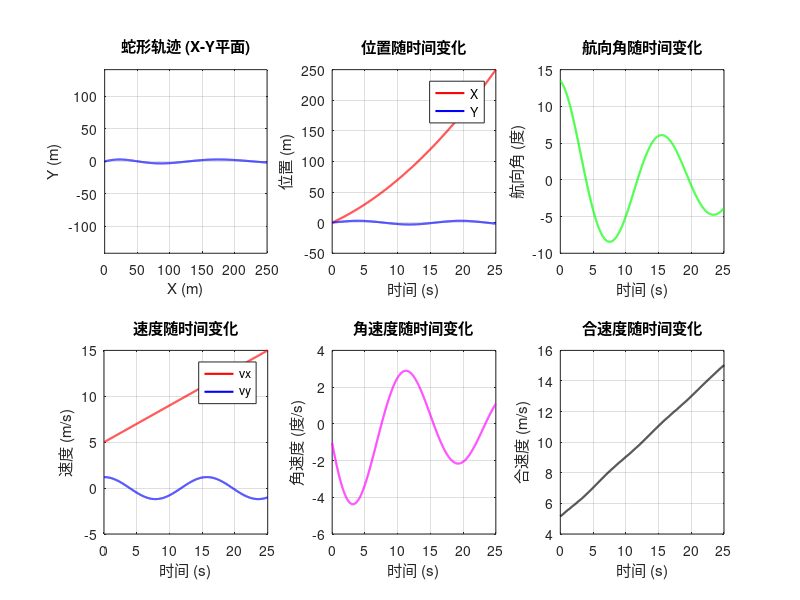

This figure's MATLAB source: (Note: this script raises an error after producing the figure.)
% 生成蛇形参考轨迹
% 包含position和velocity字段
% position: x, y, yaw
% velocity: vx, vy, wz
% 总时长25s，采样间隔0.01s，初速度vx=5m/s

clear; clc; close all;

% 参数设置
T_total = 25;           % 总时长（秒）
dt = 0.01;              % 采样间隔（秒）
t = 0:dt:T_total;       % 时间向量
N = length(t);          % 采样点数

% 初始速度
vx0 = 5;                % 初始x方向速度（m/s）
vx_final = 15;          % 最终x方向速度（m/s）

% 蛇形轨迹参数
A = 3;                  % y方向振幅（米）
omega = 0.4;            % 蛇形频率（rad/s）
acceleration = (vx_final - vx0) / T_total;  % x方向加速度（m/s^2）

% 初始化数组
position = struct('x', zeros(N, 1), 'y', zeros(N, 1), 'yaw', zeros(N, 1));
velocity = struct('vx', zeros(N, 1), 'vy', zeros(N, 1), 'wz', zeros(N, 1));

% 生成轨迹
for i = 1:N
    % x方向：加速运动
    % x(t) = vx0*t + 0.5*a*t^2
    position.x(i) = vx0 * t(i) + 0.5 * acceleration * t(i)^2;
    
    % y方向：蛇形（正弦波）
    % y(t) = A * sin(omega * t)
    position.y(i) = A * sin(omega * t(i));
    
    % x方向速度：线性加速
    velocity.vx(i) = vx0 + acceleration * t(i);
    
    % y方向速度：对y求导
    % vy = dy/dt = A * omega * cos(omega * t)
    velocity.vy(i) = A * omega * cos(omega * t(i));
    
    % 航向角yaw：根据速度方向计算
    % yaw = atan2(vy, vx)
    position.yaw(i) = atan2(velocity.vy(i), velocity.vx(i));
    
    % 角速度wz：对yaw求导
    if i > 1
        % 使用数值微分计算角速度
        dyaw = position.yaw(i) - position.yaw(i-1);
        % 处理角度跳变（-pi到pi）
        if dyaw > pi
            dyaw = dyaw - 2*pi;
        elseif dyaw < -pi
            dyaw = dyaw + 2*pi;
        end
        velocity.wz(i) = dyaw / dt;
    else
        velocity.wz(i) = 0;
    end
end

% 更精确的wz计算（使用解析方法）
% wz = d(yaw)/dt = d(atan2(vy, vx))/dt
% 使用导数公式：d(atan2(y,x))/dt = (x*dy/dt - y*dx/dt) / (x^2 + y^2)
for i = 1:N
    vx = velocity.vx(i);
    vy = velocity.vy(i);
    % vy对t的导数：d(vy)/dt = -A*omega^2*sin(omega*t)
    dvy_dt = -A * omega^2 * sin(omega * t(i));
    % vx对t的导数：d(vx)/dt = acceleration
    dvx_dt = acceleration;
    
    % 计算wz
    if abs(vx) > 1e-6 || abs(vy) > 1e-6
        velocity.wz(i) = (vx * dvy_dt - vy * dvx_dt) / (vx^2 + vy^2);
    else
        velocity.wz(i) = 0;
    end
end

% 创建参考轨迹结构体
ref_trajectory = struct();
ref_trajectory.time = t';
ref_trajectory.position = position;
ref_trajectory.velocity = velocity;

% 保存为MAT文件
save('snake_trajectory_ref.mat', 'ref_trajectory');

% 显示轨迹信息
fprintf('参考轨迹生成完成！\n');
fprintf('总时长: %.2f 秒\n', T_total);
fprintf('采样点数: %d\n', N);
fprintf('采样频率: %.0f Hz\n', 1/dt);
fprintf('初始速度 vx: %.2f m/s\n', vx0);
fprintf('最终速度 vx: %.2f m/s\n', velocity.vx(end));
fprintf('加速度: %.2f m/s^2\n', acceleration);
fprintf('轨迹已保存到: snake_trajectory_ref.mat\n\n');

% 绘制轨迹图
figure('Position', [100, 100, 1200, 800]);

% 子图1：x-y平面轨迹
subplot(2, 3, 1);
plot(position.x, position.y, 'b-', 'LineWidth', 1.5);
xlabel('X (m)');
ylabel('Y (m)');
title('蛇形轨迹 (X-Y平面)');
grid on;
axis equal;

% 子图2：位置随时间变化
subplot(2, 3, 2);
plot(t, position.x, 'r-', 'LineWidth', 1.5); hold on;
plot(t, position.y, 'b-', 'LineWidth', 1.5);
xlabel('时间 (s)');
ylabel('位置 (m)');
title('位置随时间变化');
legend('X', 'Y', 'Location', 'best');
grid on;

% 子图3：航向角随时间变化
subplot(2, 3, 3);
plot(t, position.yaw * 180/pi, 'g-', 'LineWidth', 1.5);
xlabel('时间 (s)');
ylabel('航向角 (度)');
title('航向角随时间变化');
grid on;

% 子图4：速度随时间变化
subplot(2, 3, 4);
plot(t, velocity.vx, 'r-', 'LineWidth', 1.5); hold on;
plot(t, velocity.vy, 'b-', 'LineWidth', 1.5);
xlabel('时间 (s)');
ylabel('速度 (m/s)');
title('速度随时间变化');
legend('vx', 'vy', 'Location', 'best');
grid on;

% 子图5：角速度随时间变化
subplot(2, 3, 5);
plot(t, velocity.wz * 180/pi, 'm-', 'LineWidth', 1.5);
xlabel('时间 (s)');
ylabel('角速度 (度/s)');
title('角速度随时间变化');
grid on;

% 子图6：合速度随时间变化
subplot(2, 3, 6);
v_total = sqrt(velocity.vx.^2 + velocity.vy.^2);
plot(t, v_total, 'k-', 'LineWidth', 1.5);
xlabel('时间 (s)');
ylabel('合速度 (m/s)');
title('合速度随时间变化');
grid on;

sgtitle('蛇形参考轨迹分析', 'FontSize', 14, 'FontWeight', 'bold');

% 显示前10个数据点
fprintf('前10个参考轨迹点:\n');
fprintf('时间(s)\t\tX(m)\t\tY(m)\t\tYaw(deg)\tvx(m/s)\t\tvy(m/s)\twz(deg/s)\n');
fprintf('----------------------------------------------------------------------------\n');
for i = 1:min(10, N)
    fprintf('%.2f\t\t%.4f\t\t%.4f\t\t%.2f\t\t%.4f\t\t%.4f\t\t%.2f\n', ...
        t(i), position.x(i), position.y(i), position.yaw(i)*180/pi, ...
        velocity.vx(i), velocity.vy(i), velocity.wz(i)*180/pi);
end

fprintf('\n轨迹生成完成！\n');
